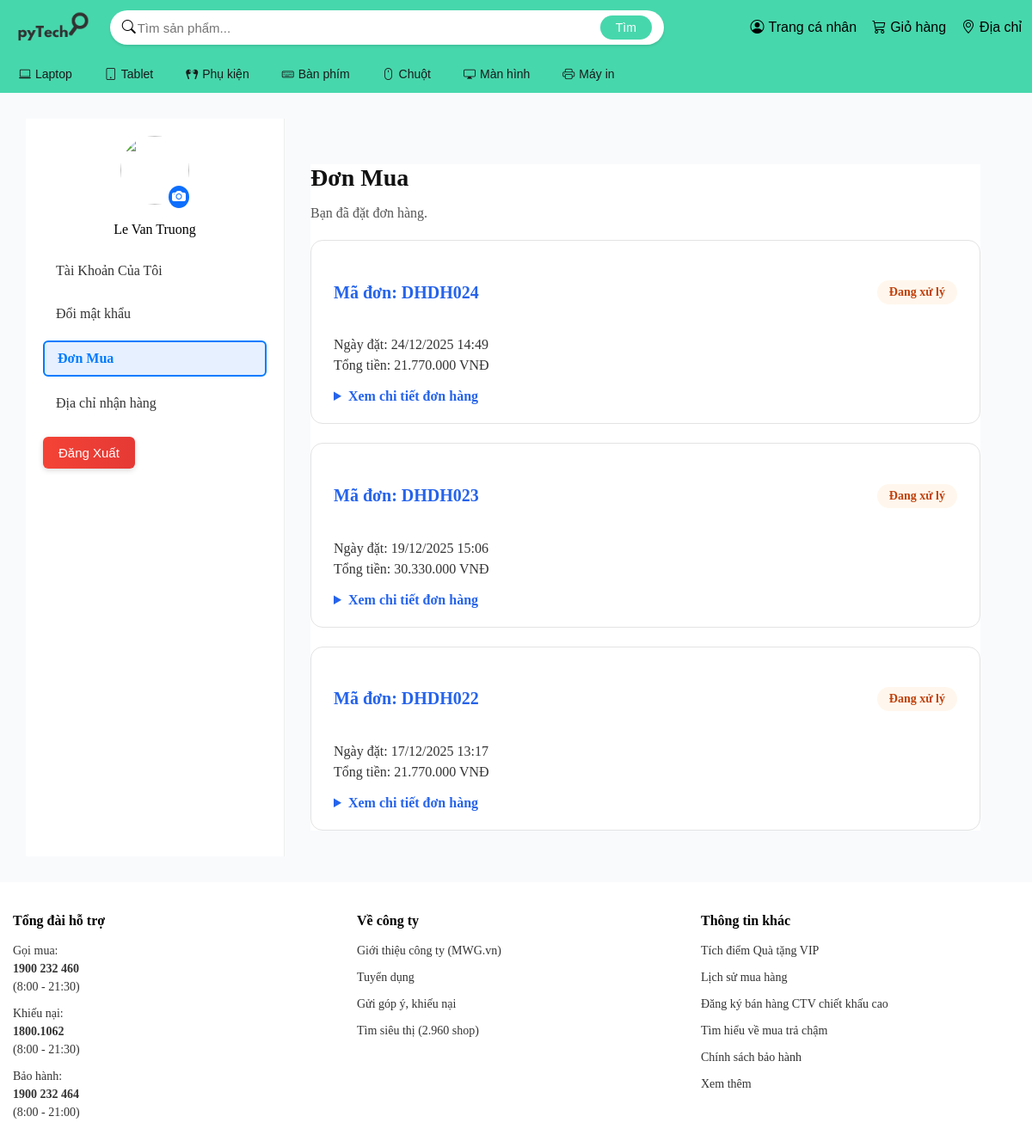
Before: /accounts/profile/orders/ (signed in) with the older database file.
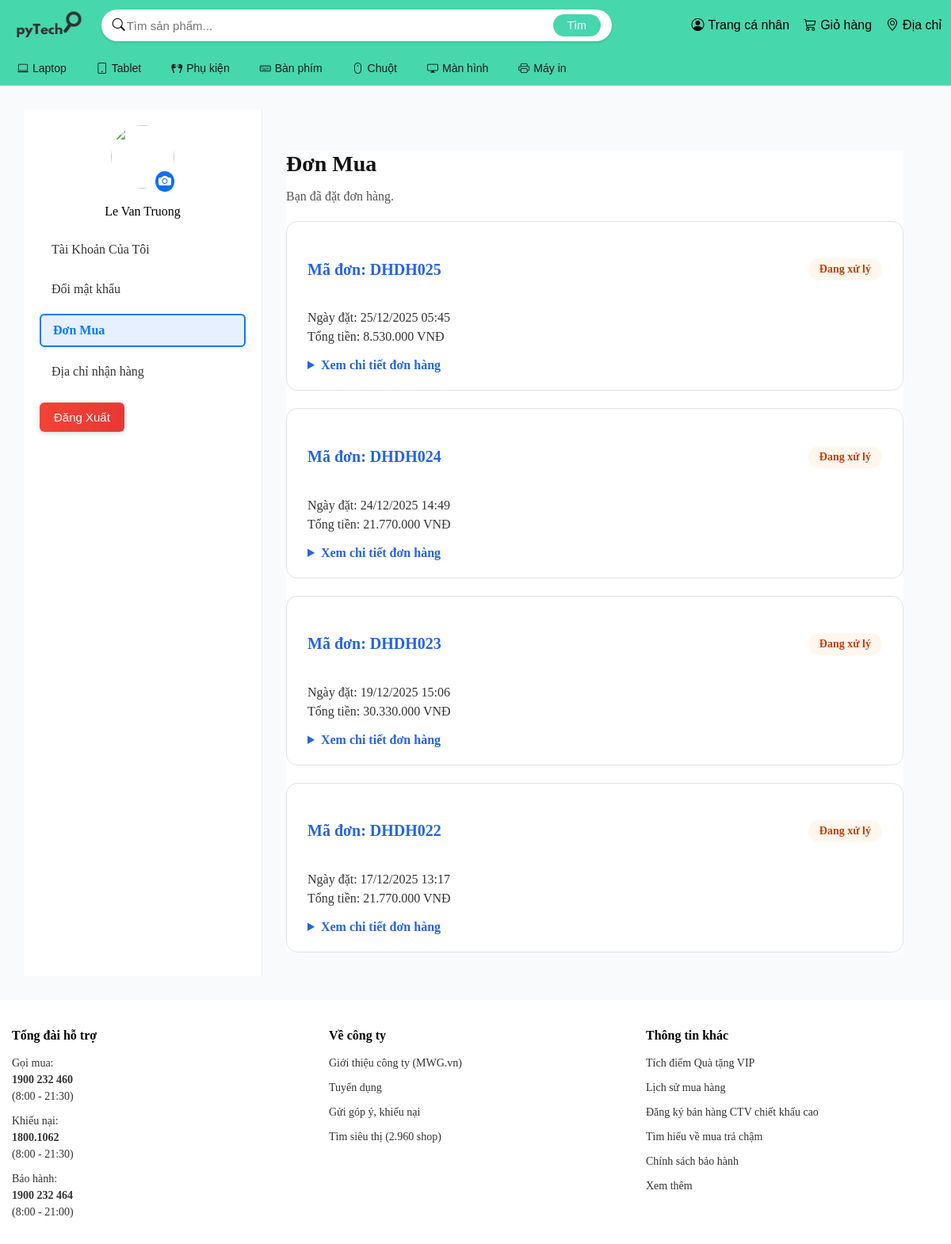
After: the same page with the newer database file.
### orders/models.py (models this page shows, shortened)
class Order(models.Model):
    id = models.CharField(primary_key=True, verbose_name="Mã đơn hàng")
    customer = models.ForeignKey('accounts.Customer', on_delete=models.CASCADE, verbose_name="Khách hàng")
    address = models.ForeignKey('accounts.Address' , null=True, blank=True, on_delete=models.SET_NULL, verbose_name="Mã địa chỉ")
    payment = models.ForeignKey(Payment, null=True, blank=True, on_delete=models.SET_NULL, verbose_name="Mã PTTT")
    promotion = models.ForeignKey('promotions.Promotion', null=True, blank=True, on_delete=models.SET_NULL, verbose_name="Mã khuyến mãi")
    order_date = models.DateTimeField(auto_now_add=True, verbose_name="Ngày tạo đơn")
    status = models.CharField(max_length=20, default='đang chờ xử lý', verbose_name="Trạng thái đơn hàng")
    total_amount = models.DecimalField(max_digits=12, decimal_places=0, verbose_name="Tổng tiền")
    shipping_cost = models.DecimalField(max_digits=12, decimal_places=2, default=0, verbose_name="Phí vận chuyển")
    note = models.TextField(null=True, blank=True, verbose_name="Ghi chú")
    pickup_store_id = models.ForeignKey('stores.Store', null=True, blank=True, on_delete=models.SET_NULL, verbose_name="Cửa hàng nhận hàng")
    class Meta:
        verbose_name = "Đơn hàng"
        verbose_name_plural = "Đơn hàng"
    def formatted_price(self):
        try:
            return f"{int(self.total_amount):,} VNĐ".replace(",", ".")
        except (ValueError, TypeError):
            return self.total_amount

### accounts/views.py (the view)
# urls.py: path("profile/orders/", profile_orders, name="profile_orders"),
def profile_orders(request):
    customer_id = request.session.get('customer_id')
    if not customer_id:
        return redirect('login')
    customer = Customer.objects.get(id=customer_id)
    orders = Order.objects.filter(customer=customer).order_by('-order_date')
    for o in orders:
        o.items = OrderItem.objects.filter(order=o)
        o.shipping_info = Address.objects.filter(order=o).first()
    return render(request, 'accounts/profile.html', {
        'customer': customer,
        'orders': orders,
        'active_section': 'orders'
    })

### orders/models.py (called while the page is built)
    def formatted_price(self):
        try:
            return f"{int(self.unit_price):,} VNĐ".replace(",", ".")
        except (ValueError, TypeError):
            return self.unit_price

### accounts/templates/accounts/profile.html (shortened to what this page needs)
{% extends "userBase.html" %}
{% block head %}
{% load static %}
<link rel="stylesheet" href="{% static 'css/profile.css' %}">
<link rel="stylesheet" href="{% static 'css/orders.css' %}">
{% load humanize %}
{% endblock %}
{% block content %}
<body>
<div class="container-user">
    <aside class="sidebar">
        <div class="user-info">
            <div class="avatar-wrapper">
                <img src="{% static 'TechStore/media/avt/avatar.png' %}" class="avatar-img">
                <span class="avatar-camera"><i class="bi bi-camera-fill"></i></span>
            </div>
            <p class="username">{{ customer.full_name }}</p>
        </div>
        <nav class="menu">
            <ul>
                <li class="{% if active_section == 'profile' %}active{% endif %}">
                    <a href="{% url 'profile' %}">Tài Khoản Của Tôi</a>
                </li>
                <li class="{% if active_section == 'password' %}active{% endif %}">
                    <a href="{% url 'profile_password' %}">Đổi mật khẩu</a>
                </li>
                <li class="{% if active_section == 'orders' %}active{% endif %}">
                    <a href="{% url 'profile_orders' %}">Đơn Mua</a>
                </li>
                <li class="{% if active_section == 'address' %}active{% endif %}">
                    <a href="{% url 'profile_address' %}">Địa chỉ nhận hàng</a>
                </li>
            </ul>
        </nav>
        <div class="logout-section">
            <a href="{% url 'logout' %}">
                <button id="logoutBtn">Đăng Xuất</button>
            </a>
        </div>
    </aside>
    <main class="content">
        <section class="section orders-section {% if active_section == 'orders' %}active{% endif %}">
            <div class="section-header">
                <h2>Đơn Mua</h2>
                <p>Bạn đã đặt <strong>{{ order_count }}</strong> đơn hàng.</p>
            </div>
            {% for order in orders %}
            <div class="order-box">
                <div class="order-header">
                    <h4>Mã đơn: DH{{ order.id }}</h4>
                    <span class="order-status {{ order.status|lower }}">
                    {{ order.status }}
                </span>
                </div>
                <div class="order-info">
                    <p> Ngày đặt: {{ order.order_date|date:"d/m/Y H:i" }}</p>
                    <p class="order-total">
                        Tổng tiền: {{ order.formatted_price }}
                    </p>
                </div>
                <details class="order-details">
                    <summary> Xem chi tiết đơn hàng</summary>
                </details>
            </div>
            {% endfor %}
        </section>
    </main>
</div>
{% endblock %}

Changed rows visible on the page:
added Order: id "DH025", status "Đang xử lý", order_date "25/12/2025 05:45", formatted_price "8.530.000 VNĐ"
